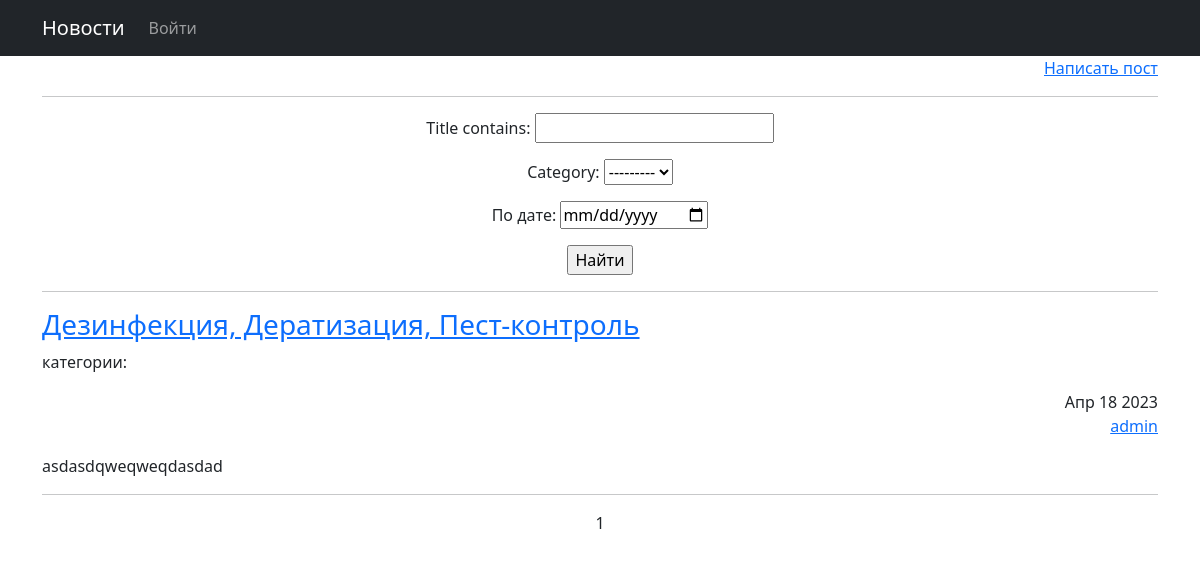
The page /news/ on the database as committed earlier.
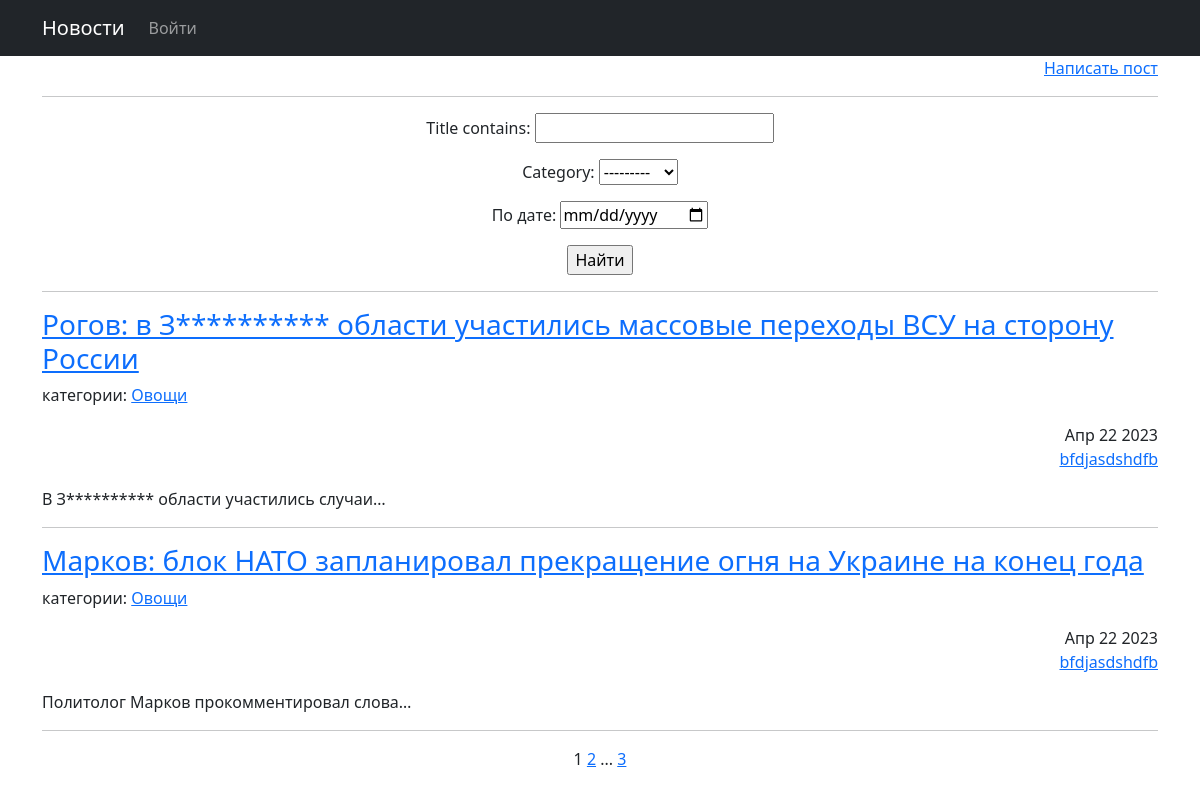
The same page on the database as committed later.
### Portal/models.py (models this page shows, shortened)
class Post(models.Model):
    author = models.ForeignKey(Author, on_delete=models.CASCADE)
    date_in = models.DateTimeField(auto_now_add=True)
    TYPE_CATEGORY = [
        ('NW', 'Новость'),
        ('AR', 'Статья')
    ]
    type_category = models.CharField(max_length=2, choices=TYPE_CATEGORY, default='NW')
    category = models.ManyToManyField(Category, through='PostCategory')
    title = models.CharField(max_length=128)
    text = models.TextField()
    rating = models.SmallIntegerField(default=0)

class Category(models.Model):
    name = models.CharField(max_length=256, unique=True)
    subscribe = models.ManyToManyField(User, through='Subscriber', blank=True)
    def __str__(self):
        return f'{self.name}'

### Accounts/models.py (models this page shows, shortened)
class Author(models.Model):
    name = models.OneToOneField(User, on_delete=models.CASCADE)
    rating = models.SmallIntegerField(default=0)
    avatar = models.ImageField(upload_to='avatar/', null=True, blank=True)
    def __str__(self):
        return f'{self.name}'

### Portal/views.py (the view)
# urls.py: path('', views.ListNews.as_view(), name='ListNews'),
class ListNews(generic.ListView):
    model = mod.Post
    ordering = '-date_in'
    template_name = 'portal/ListNews.html'
    context_object_name = 'ListNews'
    paginate_by = 2
    def get_queryset(self):
        queryset = super().get_queryset()
        self.filterset = PostListSearch(self.request.GET, queryset)
        return self.filterset.qs
    def get_context_data(self, **kwargs):
        context = super().get_context_data(**kwargs)
        context['filterset'] = self.filterset
        return context

### Portal/templatetags/custom_filters.py (called while the page is built)
@register.filter()
def censor(value: str):
    forbidden = ['запорожской']
    for _ in value.split():
        if _.isalpha() and _.lower() in forbidden:
            value = value.replace(_, f'{_[0]}{"*" * (len(_) - 1)}')
    return value

### Portal/templatetags/custom_tags.py (called while the page is built)
@register.simple_tag(takes_context=True)
def url_replace(context, **kwargs):
    d = context['request'].GET.copy()
    for k, v in kwargs.items():
        d[k] = v
    return d.urlencode()

### templates/portal/ListNews.html (shortened to what this page needs)
{% extends 'flatpages/index.html' %}
{% load custom_filters %}
{% load custom_tags %}
{% block content %}
<div align="right">
    <a href="{% url 'CreateNews' %}">Написать пост</a>
</div>
<hr>
   <form action="" method="get">
       {{ filterset.form.as_p }}
       <input type="submit" value="Найти" />
   </form>
<hr>
{% for post in ListNews %}
<article class="article">
    <h3 class="article__title" align="left">
        <a href="{% url 'DetailNews' pk=post.pk %}">{{ post.title|censor }}</a>
    </h3>
    <div align="left" class="category_post_list">
        <p align="left">категории:
            {% for category in post.category.all %}
                <a href="{#}">{{ category }}</a>
            {% endfor %}
        </p>
    </div>
    <div class="article__author author-article" align="right">
        <time class="article__datetime">{{ post.date_in|date:'M d Y' }}</time>
        <p><a class="author-article__link" href="#">{{ post.author }}</a></p>
    </div>
    <div class="article__content" align="left">
        {{ post.text|censor|truncatechars:40 }}
    </div>
</article>
<hr>
{% endfor %}
   {{ page_obj.number }}
   {% if page_obj.has_next %}
       <a href="?{% url_replace page=page_obj.next_page_number %}">{{ page_obj.next_page_number }}</a>
       {% if paginator.num_pages != page_obj.next_page_number %}
           ...
           <a href="?{% url_replace page=page_obj.paginator.num_pages %}">{{ page_obj.paginator.num_pages }}</a>
       {% endif %}
   {% endif %}
{% endblock content %}

Rows that differ between the two databases and show on the page:
no longer on this page (row unchanged): Post: title|censor "Дезинфекция, Дератизация, Пест-контроль", date_in "Апр 18 2023", author "admin", text|censor "asdasdqweqweqdasdad"
added Post: title|censor "Рогов: в З********** области участились массовые переходы ВСУ на сторону России", date_in "Апр 22 2023", author "bfdjasdshdfb", text|censor "В З********** области участились случаи…"
added Category: name "Овощи"
added Post: title|censor "Марков: блок НАТО запланировал прекращение огня на Украине на конец года", date_in "Апр 22 2023", author "bfdjasdshdfb", text|censor "Политолог Марков прокомментировал слова…"
Other text that changed with them:
{{ page_obj.next_page_number }}: (not shown) → "2"
{{ page_obj.paginator.num_pages }}: (not shown) → "3"
